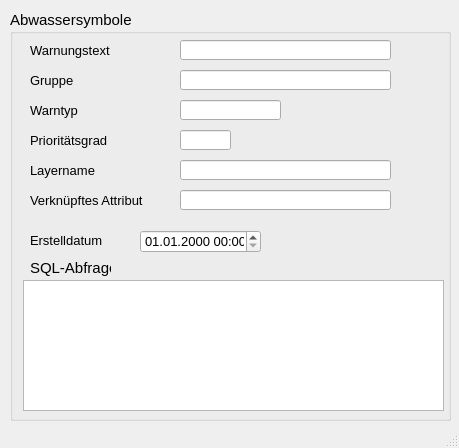
<?xml version="1.0" encoding="UTF-8"?>
<ui version="4.0">
 <class>MainWindow</class>
 <widget class="QMainWindow" name="MainWindow">
  <property name="geometry">
   <rect>
    <x>0</x>
    <y>0</y>
    <width>459</width>
    <height>448</height>
   </rect>
  </property>
  <property name="minimumSize">
   <size>
    <width>310</width>
    <height>310</height>
   </size>
  </property>
  <property name="font">
   <font>
    <family>Tahoma</family>
    <pointsize>10</pointsize>
   </font>
  </property>
  <property name="windowTitle">
   <string>Anbindung Direkteinleiter</string>
  </property>
  <property name="layoutDirection">
   <enum>Qt::LeftToRight</enum>
  </property>
  <widget class="QWidget" name="centralwidget">
   <widget class="QGroupBox" name="groupBox_3">
    <property name="geometry">
     <rect>
      <x>10</x>
      <y>10</y>
      <width>441</width>
      <height>411</height>
     </rect>
    </property>
    <property name="font">
     <font>
      <family>Tahoma</family>
      <pointsize>11</pointsize>
     </font>
    </property>
    <property name="title">
     <string>Abwassersymbole</string>
    </property>
    <widget class="QgsDateTimeEdit" name="createdat">
     <property name="geometry">
      <rect>
       <x>130</x>
       <y>220</y>
       <width>121</width>
       <height>23</height>
      </rect>
     </property>
     <property name="font">
      <font>
       <family>Tahoma</family>
       <pointsize>10</pointsize>
      </font>
     </property>
     <property name="currentSection">
      <enum>QDateTimeEdit::DaySection</enum>
     </property>
     <property name="displayFormat">
      <string>dd.MM.yyyy HH:mm</string>
     </property>
    </widget>
    <widget class="QLabel" name="label_71">
     <property name="geometry">
      <rect>
       <x>20</x>
       <y>220</y>
       <width>101</width>
       <height>21</height>
      </rect>
     </property>
     <property name="font">
      <font>
       <family>Tahoma</family>
       <pointsize>10</pointsize>
      </font>
     </property>
     <property name="text">
      <string>Erstelldatum</string>
     </property>
    </widget>
    <widget class="QLabel" name="label_21">
     <property name="geometry">
      <rect>
       <x>20</x>
       <y>30</y>
       <width>101</width>
       <height>21</height>
      </rect>
     </property>
     <property name="font">
      <font>
       <family>Tahoma</family>
       <pointsize>10</pointsize>
      </font>
     </property>
     <property name="text">
      <string>Warnungstext</string>
     </property>
     <property name="alignment">
      <set>Qt::AlignLeading|Qt::AlignLeft|Qt::AlignVCenter</set>
     </property>
    </widget>
    <widget class="QLabel" name="label_4">
     <property name="geometry">
      <rect>
       <x>20</x>
       <y>60</y>
       <width>101</width>
       <height>21</height>
      </rect>
     </property>
     <property name="font">
      <font>
       <family>Tahoma</family>
       <pointsize>10</pointsize>
      </font>
     </property>
     <property name="text">
      <string>Gruppe</string>
     </property>
     <property name="alignment">
      <set>Qt::AlignLeading|Qt::AlignLeft|Qt::AlignVCenter</set>
     </property>
    </widget>
    <widget class="QLabel" name="label_72">
     <property name="geometry">
      <rect>
       <x>20</x>
       <y>90</y>
       <width>101</width>
       <height>21</height>
      </rect>
     </property>
     <property name="font">
      <font>
       <family>Tahoma</family>
       <pointsize>10</pointsize>
      </font>
     </property>
     <property name="text">
      <string>Warntyp</string>
     </property>
    </widget>
    <widget class="QLineEdit" name="gruppe">
     <property name="geometry">
      <rect>
       <x>170</x>
       <y>60</y>
       <width>211</width>
       <height>20</height>
      </rect>
     </property>
     <property name="font">
      <font>
       <family>Tahoma</family>
       <pointsize>11</pointsize>
      </font>
     </property>
     <property name="toolTip">
      <string>&lt;html&gt;&lt;head/&gt;&lt;body&gt;&lt;p&gt;Zuordnung zu einem Prüfungsthema&lt;/p&gt;&lt;/body&gt;&lt;/html&gt;</string>
     </property>
     <property name="statusTip">
      <string>Zuordnung zu einem Prüfungsthema</string>
     </property>
    </widget>
    <widget class="QLineEdit" name="warntyp">
     <property name="geometry">
      <rect>
       <x>170</x>
       <y>90</y>
       <width>101</width>
       <height>20</height>
      </rect>
     </property>
     <property name="font">
      <font>
       <family>Tahoma</family>
       <pointsize>11</pointsize>
      </font>
     </property>
     <property name="toolTip">
      <string>&lt;html&gt;&lt;head/&gt;&lt;body&gt;&lt;p&gt;Klassifizierung&lt;/p&gt;&lt;/body&gt;&lt;/html&gt;</string>
     </property>
     <property name="statusTip">
      <string>Klassifizierung</string>
     </property>
    </widget>
    <widget class="QLineEdit" name="warntext">
     <property name="geometry">
      <rect>
       <x>170</x>
       <y>30</y>
       <width>211</width>
       <height>20</height>
      </rect>
     </property>
     <property name="font">
      <font>
       <family>Tahoma</family>
       <pointsize>11</pointsize>
      </font>
     </property>
     <property name="toolTip">
      <string>&lt;html&gt;&lt;head/&gt;&lt;body&gt;&lt;p&gt;Bezeichnung der Prüfung&lt;/p&gt;&lt;/body&gt;&lt;/html&gt;</string>
     </property>
     <property name="statusTip">
      <string>Bezeichnung der Prüfung</string>
     </property>
    </widget>
    <widget class="QLabel" name="label_15">
     <property name="geometry">
      <rect>
       <x>20</x>
       <y>250</y>
       <width>81</width>
       <height>16</height>
      </rect>
     </property>
     <property name="text">
      <string>SQL-Abfrage</string>
     </property>
    </widget>
    <widget class="QPlainTextEdit" name="sql">
     <property name="geometry">
      <rect>
       <x>13</x>
       <y>270</y>
       <width>421</width>
       <height>131</height>
      </rect>
     </property>
     <property name="toolTip">
      <string>&lt;html&gt;&lt;head/&gt;&lt;body&gt;&lt;p&gt;SQL-Abfrage zur Auswahl der fehlerhaften Datensätze&lt;/p&gt;&lt;/body&gt;&lt;/html&gt;</string>
     </property>
     <property name="statusTip">
      <string>SQL-Abfrage zur Auswahl der fehlerhaften Datensätze</string>
     </property>
    </widget>
    <widget class="QLineEdit" name="layername">
     <property name="geometry">
      <rect>
       <x>170</x>
       <y>150</y>
       <width>211</width>
       <height>20</height>
      </rect>
     </property>
     <property name="font">
      <font>
       <family>Tahoma</family>
       <pointsize>11</pointsize>
      </font>
     </property>
     <property name="toolTip">
      <string>&lt;html&gt;&lt;head/&gt;&lt;body&gt;&lt;p&gt;Name des untersuchten Layers&lt;/p&gt;&lt;/body&gt;&lt;/html&gt;</string>
     </property>
     <property name="statusTip">
      <string>Name des untersuchten Layers</string>
     </property>
    </widget>
    <widget class="QLabel" name="label_73">
     <property name="geometry">
      <rect>
       <x>20</x>
       <y>150</y>
       <width>101</width>
       <height>21</height>
      </rect>
     </property>
     <property name="font">
      <font>
       <family>Tahoma</family>
       <pointsize>10</pointsize>
      </font>
     </property>
     <property name="text">
      <string>Layername</string>
     </property>
    </widget>
    <widget class="QLineEdit" name="attrname">
     <property name="geometry">
      <rect>
       <x>170</x>
       <y>180</y>
       <width>211</width>
       <height>20</height>
      </rect>
     </property>
     <property name="font">
      <font>
       <family>Tahoma</family>
       <pointsize>11</pointsize>
      </font>
     </property>
     <property name="toolTip">
      <string>&lt;html&gt;&lt;head/&gt;&lt;body&gt;&lt;p&gt;Attribut zur Identifikation des Datensatzes (empfohlen: pk)&lt;/p&gt;&lt;/body&gt;&lt;/html&gt;</string>
     </property>
     <property name="statusTip">
      <string>Attribut zur Identifikation des Datensatzes (empfohlen: pk)</string>
     </property>
    </widget>
    <widget class="QLabel" name="label_74">
     <property name="geometry">
      <rect>
       <x>20</x>
       <y>180</y>
       <width>141</width>
       <height>21</height>
      </rect>
     </property>
     <property name="font">
      <font>
       <family>Tahoma</family>
       <pointsize>10</pointsize>
      </font>
     </property>
     <property name="text">
      <string>Verknüpftes Attribut</string>
     </property>
    </widget>
    <widget class="QLineEdit" name="warnlevel">
     <property name="geometry">
      <rect>
       <x>170</x>
       <y>120</y>
       <width>51</width>
       <height>20</height>
      </rect>
     </property>
     <property name="font">
      <font>
       <family>Tahoma</family>
       <pointsize>11</pointsize>
      </font>
     </property>
     <property name="toolTip">
      <string>&lt;html&gt;&lt;head/&gt;&lt;body&gt;&lt;p&gt;Prioritätsgrad (1: gering - 9: sehr wichtig)&lt;/p&gt;&lt;/body&gt;&lt;/html&gt;</string>
     </property>
     <property name="statusTip">
      <string>Prioritätsgrad (1: gering - 9: sehr wichtig)</string>
     </property>
    </widget>
    <widget class="QLabel" name="label_75">
     <property name="geometry">
      <rect>
       <x>20</x>
       <y>120</y>
       <width>101</width>
       <height>21</height>
      </rect>
     </property>
     <property name="font">
      <font>
       <family>Tahoma</family>
       <pointsize>10</pointsize>
      </font>
     </property>
     <property name="text">
      <string>Prioritätsgrad</string>
     </property>
    </widget>
   </widget>
  </widget>
  <widget class="QStatusBar" name="statusbar"/>
 </widget>
 <customwidgets>
  <customwidget>
   <class>QgsDateTimeEdit</class>
   <extends>QDateTimeEdit</extends>
   <header>qgsdatetimeedit.h</header>
  </customwidget>
 </customwidgets>
 <resources/>
 <connections/>
</ui>
